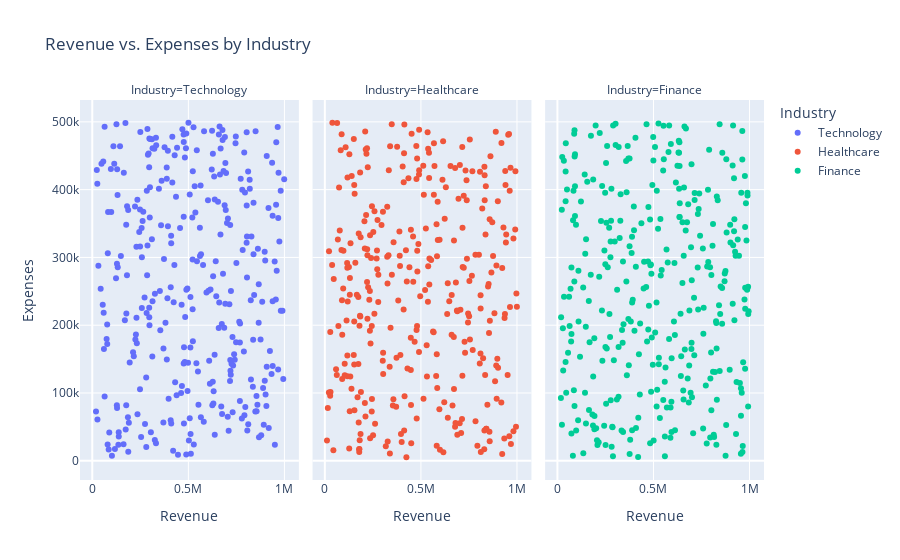

Notebook code cell kept with this figure:
### Code cell
# Visualize the relationship between revenue and expenses by industry
fig = px.scatter(data, x='Revenue', y='Expenses', color='Industry', facet_col='Industry',
                 hover_name='Company', title='Revenue vs. Expenses by Industry')
fig.update_layout(xaxis_title='Revenue', yaxis_title='Expenses')
fig.show()

### Figure 1 — Plotly figure (JSON) as saved in the notebook; plotly's stock layout.template omitted (floating-point values rounded to 4 significant figures; data arrays with more than 128 entries replaced by an {"elided": "..."} marker saying what was removed)
{"data": [{"hovertemplate": "<b>%{hovertext}</b><br><br>Industry=Technology<br>Revenue=%{x}<br>Expenses=%{y}<extra></extra>", "hovertext": {"elided": "330 str values"}, "legendgroup": "Technology", "marker": {"color": "#636efa", "symbol": "circle"}, "mode": "markers", "name": "Technology", "orientation": "v", "showlegend": true, "type": "scatter", "x": {"elided": "330 int values"}, "xaxis": "x", "y": {"elided": "330 int values"}, "yaxis": "y"}, {"hovertemplate": "<b>%{hovertext}</b><br><br>Industry=Healthcare<br>Revenue=%{x}<br>Expenses=%{y}<extra></extra>", "hovertext": {"elided": "328 str values"}, "legendgroup": "Healthcare", "marker": {"color": "#EF553B", "symbol": "circle"}, "mode": "markers", "name": "Healthcare", "orientation": "v", "showlegend": true, "type": "scatter", "x": {"elided": "328 int values"}, "xaxis": "x2", "y": {"elided": "328 int values"}, "yaxis": "y2"}, {"hovertemplate": "<b>%{hovertext}</b><br><br>Industry=Finance<br>Revenue=%{x}<br>Expenses=%{y}<extra></extra>", "hovertext": {"elided": "342 str values"}, "legendgroup": "Finance", "marker": {"color": "#00cc96", "symbol": "circle"}, "mode": "markers", "name": "Finance", "orientation": "v", "showlegend": true, "type": "scatter", "x": {"elided": "342 int values"}, "xaxis": "x3", "y": {"elided": "342 int values"}, "yaxis": "y3"}], "layout": {"annotations": [{"font": {}, "showarrow": false, "text": "Industry=Technology", "x": 0.16, "xanchor": "center", "xref": "paper", "y": 1, "yanchor": "bottom", "yref": "paper"}, {"font": {}, "showarrow": false, "text": "Industry=Healthcare", "x": 0.5, "xanchor": "center", "xref": "paper", "y": 1, "yanchor": "bottom", "yref": "paper"}, {"font": {}, "showarrow": false, "text": "Industry=Finance", "x": 0.84, "xanchor": "center", "xref": "paper", "y": 1, "yanchor": "bottom", "yref": "paper"}], "legend": {"title": {"text": "Industry"}, "tracegroupgap": 0}, "title": {"text": "Revenue vs. Expenses by Industry"}, "xaxis": {"anchor": "y", "domain": [0, 0.32], "title": {"text": "Revenue"}}, "xaxis2": {"anchor": "y2", "domain": [0.34, 0.66], "matches": "x", "title": {"text": "Revenue"}}, "xaxis3": {"anchor": "y3", "domain": [0.68, 1.0], "matches": "x", "title": {"text": "Revenue"}}, "yaxis": {"anchor": "x", "domain": [0, 1], "title": {"text": "Expenses"}}, "yaxis2": {"anchor": "x2", "domain": [0, 1], "matches": "y", "showticklabels": false}, "yaxis3": {"anchor": "x3", "domain": [0, 1], "matches": "y", "showticklabels": false}}}
